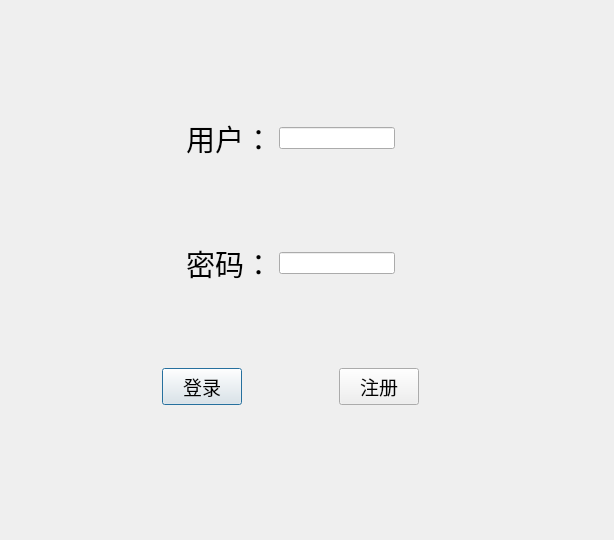
<?xml version="1.0" encoding="UTF-8"?>
<ui version="4.0">
 <class>Login</class>
 <widget class="QDialog" name="Login">
  <property name="geometry">
   <rect>
    <x>0</x>
    <y>0</y>
    <width>614</width>
    <height>540</height>
   </rect>
  </property>
  <property name="windowTitle">
   <string>Dialog</string>
  </property>
  <widget class="QWidget" name="">
   <property name="geometry">
    <rect>
     <x>70</x>
     <y>40</y>
     <width>441</width>
     <height>441</height>
    </rect>
   </property>
   <layout class="QVBoxLayout" name="verticalLayout">
    <item>
     <spacer name="verticalSpacer">
      <property name="orientation">
       <enum>Qt::Vertical</enum>
      </property>
      <property name="sizeHint" stdset="0">
       <size>
        <width>20</width>
        <height>40</height>
       </size>
      </property>
     </spacer>
    </item>
    <item>
     <layout class="QHBoxLayout" name="horizontalLayout">
      <item>
       <spacer name="horizontalSpacer">
        <property name="orientation">
         <enum>Qt::Horizontal</enum>
        </property>
        <property name="sizeHint" stdset="0">
         <size>
          <width>40</width>
          <height>20</height>
         </size>
        </property>
       </spacer>
      </item>
      <item>
       <widget class="QLabel" name="label">
        <property name="font">
         <font>
          <pointsize>22</pointsize>
         </font>
        </property>
        <property name="text">
         <string>用户：</string>
        </property>
       </widget>
      </item>
      <item>
       <widget class="QLineEdit" name="lineEdit"/>
      </item>
      <item>
       <spacer name="horizontalSpacer_2">
        <property name="orientation">
         <enum>Qt::Horizontal</enum>
        </property>
        <property name="sizeHint" stdset="0">
         <size>
          <width>40</width>
          <height>20</height>
         </size>
        </property>
       </spacer>
      </item>
     </layout>
    </item>
    <item>
     <spacer name="verticalSpacer_2">
      <property name="orientation">
       <enum>Qt::Vertical</enum>
      </property>
      <property name="sizeHint" stdset="0">
       <size>
        <width>20</width>
        <height>40</height>
       </size>
      </property>
     </spacer>
    </item>
    <item>
     <layout class="QHBoxLayout" name="horizontalLayout_2">
      <item>
       <spacer name="horizontalSpacer_3">
        <property name="orientation">
         <enum>Qt::Horizontal</enum>
        </property>
        <property name="sizeHint" stdset="0">
         <size>
          <width>40</width>
          <height>20</height>
         </size>
        </property>
       </spacer>
      </item>
      <item>
       <widget class="QLabel" name="label_2">
        <property name="font">
         <font>
          <pointsize>22</pointsize>
         </font>
        </property>
        <property name="text">
         <string>密码：</string>
        </property>
       </widget>
      </item>
      <item>
       <widget class="QLineEdit" name="lineEdit_2"/>
      </item>
      <item>
       <spacer name="horizontalSpacer_4">
        <property name="orientation">
         <enum>Qt::Horizontal</enum>
        </property>
        <property name="sizeHint" stdset="0">
         <size>
          <width>40</width>
          <height>20</height>
         </size>
        </property>
       </spacer>
      </item>
     </layout>
    </item>
    <item>
     <spacer name="verticalSpacer_3">
      <property name="orientation">
       <enum>Qt::Vertical</enum>
      </property>
      <property name="sizeHint" stdset="0">
       <size>
        <width>20</width>
        <height>40</height>
       </size>
      </property>
     </spacer>
    </item>
    <item>
     <layout class="QHBoxLayout" name="horizontalLayout_3">
      <item>
       <spacer name="horizontalSpacer_6">
        <property name="orientation">
         <enum>Qt::Horizontal</enum>
        </property>
        <property name="sizeHint" stdset="0">
         <size>
          <width>40</width>
          <height>20</height>
         </size>
        </property>
       </spacer>
      </item>
      <item>
       <widget class="QPushButton" name="pushButton">
        <property name="font">
         <font>
          <pointsize>14</pointsize>
         </font>
        </property>
        <property name="text">
         <string>登录</string>
        </property>
       </widget>
      </item>
      <item>
       <spacer name="horizontalSpacer_5">
        <property name="orientation">
         <enum>Qt::Horizontal</enum>
        </property>
        <property name="sizeHint" stdset="0">
         <size>
          <width>40</width>
          <height>20</height>
         </size>
        </property>
       </spacer>
      </item>
      <item>
       <widget class="QPushButton" name="pushButton_2">
        <property name="font">
         <font>
          <pointsize>14</pointsize>
         </font>
        </property>
        <property name="text">
         <string>注册</string>
        </property>
       </widget>
      </item>
      <item>
       <spacer name="horizontalSpacer_7">
        <property name="orientation">
         <enum>Qt::Horizontal</enum>
        </property>
        <property name="sizeHint" stdset="0">
         <size>
          <width>40</width>
          <height>20</height>
         </size>
        </property>
       </spacer>
      </item>
     </layout>
    </item>
    <item>
     <spacer name="verticalSpacer_4">
      <property name="orientation">
       <enum>Qt::Vertical</enum>
      </property>
      <property name="sizeHint" stdset="0">
       <size>
        <width>20</width>
        <height>40</height>
       </size>
      </property>
     </spacer>
    </item>
   </layout>
  </widget>
 </widget>
 <resources/>
 <connections/>
</ui>
